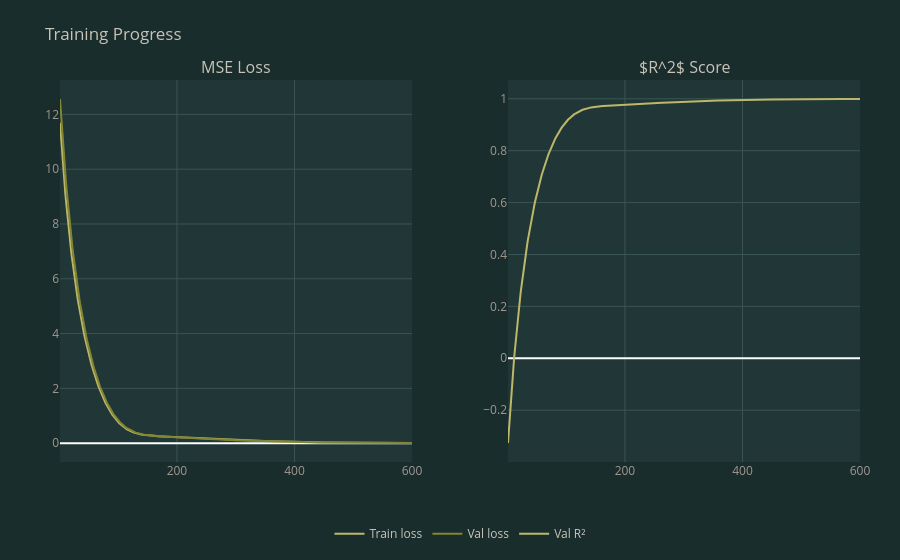
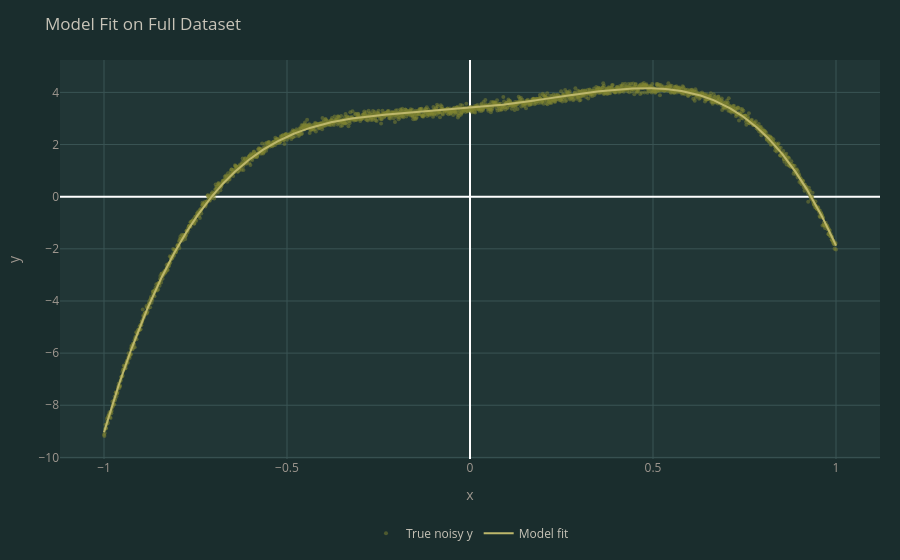

The notebook cell these images were saved under, in order:
### Markdown cell above
### Train the model

Split the dataset 80/20 and run gradient descent for 10,000 epochs.

### Code cell
train_size = int(0.8 * len(dataset))
val_size = len(dataset) - train_size
train_ds, val_ds = random_split(dataset, [train_size, val_size])

model = LinearRegression(in_feats=DEGREE)
trainer = Trainer(model, train_ds, val_ds, epochs=600, lr=1e-3)
model, loss_curves, model_fit = trainer.train()

loss_curves.write_html(
    PLOTS_DIR / "linear_regression_loss_curves.html",
    config=dict(responsive=True, displayModeBar=True),
    include_plotlyjs='cdn',
)
model_fit.write_html(
    PLOTS_DIR / "linear_regression_model_fit.html",
    config=dict(responsive=True, displayModeBar=True),
    include_plotlyjs='cdn',
)

loss_curves.show()
model_fit.show()

print("\nLearned coefficients:")
print(model.linear.weight.detach().numpy().squeeze())
print("\nTrue coefficients:")
print(dataset.coefs.numpy())

### Figure 1 — Plotly figure (JSON) as saved in the notebook; plotly's stock layout.template omitted (floating-point values rounded to 4 significant figures; data arrays with more than 128 entries replaced by an {"elided": "..."} marker saying what was removed)
{"data": [{"line": {"color": "#bdb76b"}, "mode": "lines", "name": "Train loss", "type": "scatter", "x": {"elided": "600 int values"}, "xaxis": "x", "y": {"elided": "600 float values"}, "yaxis": "y"}, {"line": {"color": "#828631"}, "mode": "lines", "name": "Val loss", "type": "scatter", "x": {"elided": "600 int values"}, "xaxis": "x", "y": {"elided": "600 float values"}, "yaxis": "y"}, {"line": {"color": "#bdb76b"}, "mode": "lines", "name": "Val R²", "type": "scatter", "x": {"elided": "600 int values"}, "xaxis": "x2", "y": {"elided": "600 float values"}, "yaxis": "y2"}], "layout": {"annotations": [{"font": {"size": 16}, "showarrow": false, "text": "MSE Loss", "x": 0.22, "xanchor": "center", "xref": "paper", "y": 1, "yanchor": "bottom", "yref": "paper"}, {"font": {"size": 16}, "showarrow": false, "text": "$R^2$ Score", "x": 0.78, "xanchor": "center", "xref": "paper", "y": 1, "yanchor": "bottom", "yref": "paper"}], "autosize": true, "font": {"color": "#c8c4b8"}, "legend": {"bgcolor": "#1a2d2d", "bordercolor": "#3a5454", "orientation": "h", "x": 0.5, "xanchor": "center", "y": -0.15, "yanchor": "top"}, "margin": {"b": 60, "l": 60, "r": 40, "t": 80}, "paper_bgcolor": "#1a2d2d", "plot_bgcolor": "#213636", "title": {"font": {"color": "#c8c4b8"}, "text": "Training Progress"}, "xaxis": {"anchor": "y", "color": "#a09890", "domain": [0, 0.44], "gridcolor": "#3a5454"}, "xaxis2": {"anchor": "y2", "color": "#a09890", "domain": [0.56, 1], "gridcolor": "#3a5454"}, "yaxis": {"anchor": "x", "color": "#a09890", "domain": [0, 1], "gridcolor": "#3a5454"}, "yaxis2": {"anchor": "x2", "color": "#a09890", "domain": [0, 1], "gridcolor": "#3a5454"}}}

### Figure 2 — Plotly figure (JSON) as saved in the notebook; plotly's stock layout.template omitted (floating-point values rounded to 4 significant figures; data arrays with more than 128 entries replaced by an {"elided": "..."} marker saying what was removed)
{"data": [{"marker": {"color": "#828631", "opacity": 0.5, "size": 4}, "mode": "markers", "name": "True noisy y", "type": "scatter", "x": {"elided": "2001 float values"}, "y": {"elided": "2001 float values"}}, {"line": {"color": "#bdb76b", "width": 2}, "mode": "lines", "name": "Model fit", "type": "scatter", "x": {"elided": "2001 float values"}, "y": {"elided": "2001 float values"}}], "layout": {"autosize": true, "font": {"color": "#c8c4b8"}, "legend": {"bgcolor": "#1a2d2d", "bordercolor": "#3a5454", "orientation": "h", "x": 0.5, "xanchor": "center", "y": -0.15, "yanchor": "top"}, "margin": {"b": 60, "l": 60, "r": 20, "t": 60}, "paper_bgcolor": "#1a2d2d", "plot_bgcolor": "#213636", "title": {"font": {"color": "#c8c4b8"}, "text": "Model Fit on Full Dataset"}, "xaxis": {"color": "#a09890", "gridcolor": "#3a5454", "title": {"text": "x"}}, "yaxis": {"color": "#a09890", "gridcolor": "#3a5454", "title": {"text": "y"}}}}
